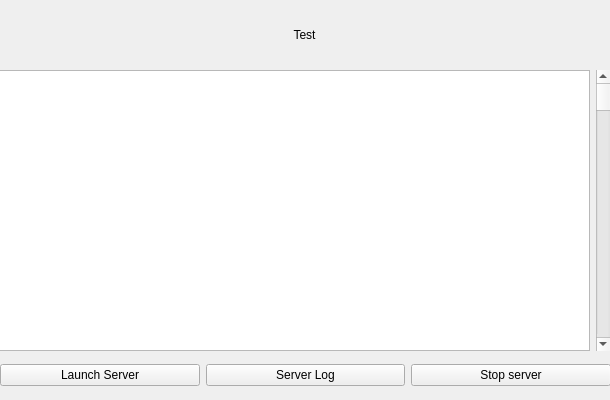
<?xml version="1.0" encoding="UTF-8"?>
<ui version="4.0">
 <class>MainServerLaunch</class>
 <widget class="QWidget" name="MainServerLaunch">
  <property name="geometry">
   <rect>
    <x>0</x>
    <y>0</y>
    <width>610</width>
    <height>400</height>
   </rect>
  </property>
  <property name="windowTitle">
   <string>Form</string>
  </property>
  <widget class="QWidget" name="verticalLayoutWidget">
   <property name="geometry">
    <rect>
     <x>-1</x>
     <y>-1</y>
     <width>611</width>
     <height>71</height>
    </rect>
   </property>
   <layout class="QVBoxLayout" name="verticalLayout">
    <item>
     <widget class="QLabel" name="label">
      <property name="text">
       <string>Test</string>
      </property>
      <property name="alignment">
       <set>Qt::AlignCenter</set>
      </property>
     </widget>
    </item>
   </layout>
  </widget>
  <widget class="QWidget" name="horizontalLayoutWidget">
   <property name="geometry">
    <rect>
     <x>0</x>
     <y>350</y>
     <width>611</width>
     <height>51</height>
    </rect>
   </property>
   <layout class="QHBoxLayout" name="horizontalLayout">
    <item>
     <widget class="QPushButton" name="server_launch">
      <property name="text">
       <string>Launch Server</string>
      </property>
     </widget>
    </item>
    <item>
     <widget class="QPushButton" name="server_log">
      <property name="text">
       <string>Server Log</string>
      </property>
     </widget>
    </item>
    <item>
     <widget class="QPushButton" name="server_kill">
      <property name="text">
       <string>Stop server</string>
      </property>
     </widget>
    </item>
   </layout>
  </widget>
  <widget class="QWidget" name="gridLayoutWidget">
   <property name="geometry">
    <rect>
     <x>-1</x>
     <y>70</y>
     <width>611</width>
     <height>281</height>
    </rect>
   </property>
   <layout class="QGridLayout" name="gridLayout">
    <item row="0" column="0">
     <widget class="QTextBrowser" name="textBrowser"/>
    </item>
    <item row="0" column="1">
     <widget class="QScrollBar" name="verticalScrollBar">
      <property name="orientation">
       <enum>Qt::Vertical</enum>
      </property>
     </widget>
    </item>
   </layout>
  </widget>
 </widget>
 <resources/>
 <connections/>
</ui>
